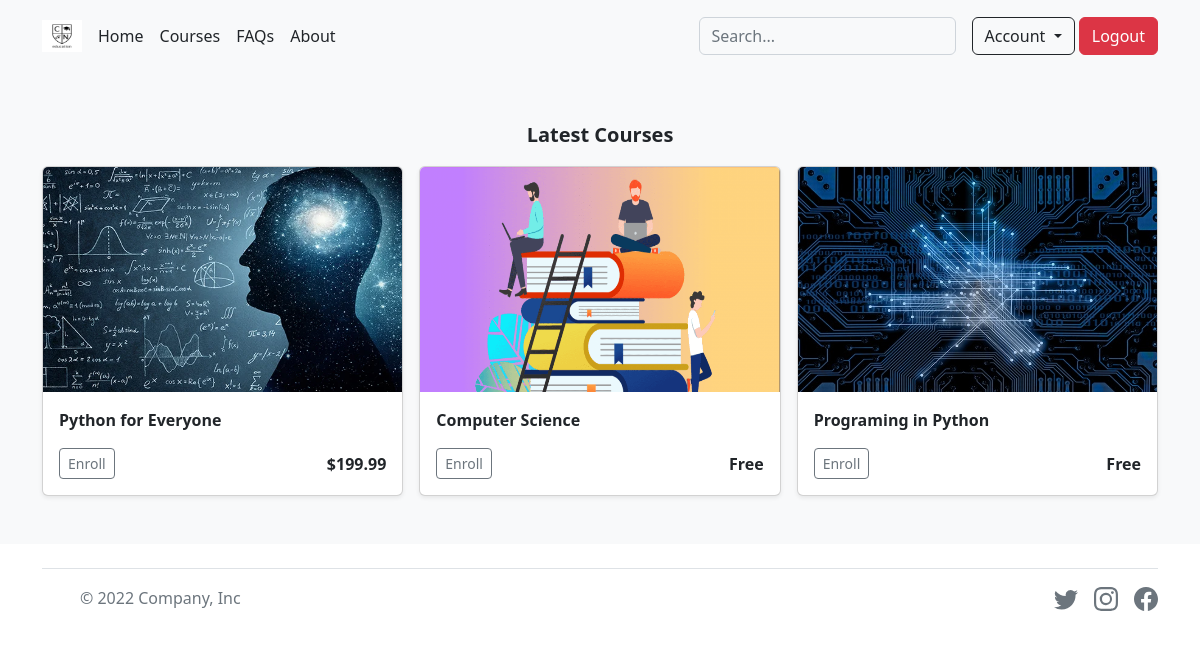
Before: /account (signed in) with the older database file.
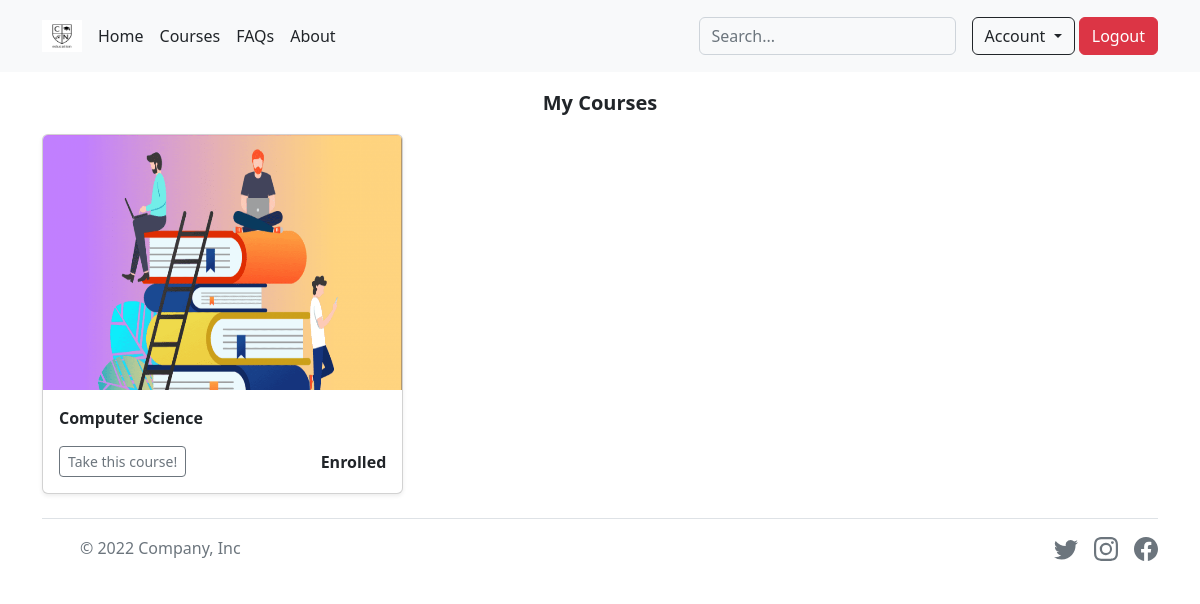
After: the same page with the newer database file.
### tables this page shows
CREATE TABLE 'courses' (id INTEGER PRIMARY KEY AUTOINCREMENT NOT NULL,'price' NUMERIC NOT NULL, name TEXT NOT NULL);

CREATE TABLE users_courses (id INTEGER PRIMARY KEY AUTOINCREMENT NOT NULL, user_id INT NOT NULL, course_id INT NOT NULL);

### app.py (the view)
@app.route("/account")
@login_required
def account():
    users_courses = db.execute("SELECT * FROM users_courses, courses WHERE courses.id = users_courses.course_id AND user_id = ?",
         session["user_id"])
    if len(users_courses) == 0:
        free = db.execute("SELECT * FROM courses ORDER BY id DESC LIMIT 3")
        return render_template("account.html", frees = free)
    return render_template("account.html", ids = users_courses)

### app.py (called while the page is built)
@app.after_request
def after_request(response):
    response.headers["Cache-Control"] = "no-cache, no-store, must-revalidate"
    response.headers["Expires"] = 0
    response.headers["Pragma"] = "no-cache"
    return response

### helpers.py (called while the page is built)
def login_required(f):
    @wraps(f)
    def decorated_function(*args, **kwargs):
        if session.get("user_id") is None:
            return redirect("/login")
        return f(*args, **kwargs)
    return decorated_function

### templates/account.html (shortened to what this page needs)
{% extends "layout.html" %}
{% block main %}
{% if ids %}
<div>
<p class="fs-5 fw-semibold text-center">My Courses</p>
<div class="album">
  <div class="container">
    <div class="row row-cols-1 row-cols-sm-3 row-cols-md-3 g-3">
      {% for id in ids %}
      <form action="/course" method="post">
      <div class="col">
        <div class="card shadow-sm">
          <img src="../static/images/courses/{{ id.id }}.png" class="bd-placeholder-img card-img-top" width="100%" height="255" alt="...">
          <div class="card-body">
            <p class="card-text fw-bold">{{ id.name }}</p>
            <div class="d-flex justify-content-between align-items-center">
              <div class="btn-group">
                <button class="btn btn-sm btn-outline-secondary" id="id" name="id" value="{{ id.id }}">Take this course!</a>
              </div>
              <small class="fs-6 fw-semibold">Enrolled</small>
            </div>
          </div>
        </div>
      </div>
    </form>
      {% endfor %}
    </div>
  </div>
</div>
{% else %}
<div class="album py-5 bg-light">
  <div class="container">
    <p class="text-center fs-5 fw-semibold">Latest Courses</p>
    <div class="row row-cols-1 row-cols-sm-2 row-cols-md-3 g-3">
      {% for free in frees %}
      <form action="/info" method="get">
      <div class="col">
        <div class="card shadow-sm">
          <img src="../static/images/courses/{{ free.id }}.png" class="bd-placeholder-img card-img-top" width="100%" height="225" alt="...">
          <div class="card-body">
            <p class="card-text fw-bold">{{ free.name }}</p>
            <div class="d-flex justify-content-between align-items-center">
              <div class="btn-group">
                <button class="btn btn-sm btn-outline-secondary" id="id" name="id" value="{{ free.id }}">Enroll</a>
              </div>
              <small class="fs-6 fw-semibold">{% if free.price == 0 %}Free{% else %}${{ free.price }}{% endif %}</small>
            </div>
          </div>
        </div>
      </div>
    </form>
      {% endfor %}
    </div>
  </div>
</div>
{% endif %}
{% endblock %}

### templates/layout.html (shortened to what this page needs)
<!DOCTYPE html>
<html lang="eng">
    <head>
        <link href="https://cdn.jsdelivr.net/npm/bootstrap@5.2.0/dist/css/bootstrap.min.css" rel="stylesheet">
    </head>
    <body>
      <link href="../static/css.css" rel="stylesheet">
        <header class="p-3 text-bg-light sticky-sm-top">
            <div class="container">
              <div class="d-flex flex-wrap align-items-center justify-content-center justify-content-lg-start">
                <a href="/" class="d-flex align-items-center mb-2 mb-lg-0 text-white text-decoration-none">
                  <img class="bi me-2" width="40" height="32" role="img" aria-label="Bootstrap" src="../static/images/logo/logo2.png"></img>
                </a>
                {% if session["user_id"] %}
                <ul class="nav col-12 col-lg-auto me-lg-auto mb-2 justify-content-center mb-md-0">
                    <li><a href="/" class="nav-link px-2 text-dark">Home</a></li>
                    <li><a href="/courses" class="nav-link px-2 text-dark">Courses</a></li>
                    <li><a href="/faq" class="nav-link px-2 text-dark">FAQs</a></li>
                    <li><a href="/about" class="nav-link px-2 text-dark">About</a></li>
                  </ul>
                  <form action="/search" method="get" class="col-12 col-lg-auto mb-3 mb-lg-0 me-lg-3" role="search">
                    <input type="search" class="form-control form-control-light text-bg-light" name="q" placeholder="Search..." aria-label="Search">
                  </form>
                  <div class="text-end">
                    <div class="btn-group" role="group">
                      <button type="button" class="btn btn-outline-dark dropdown-toggle" data-bs-toggle="dropdown" aria-expanded="false">
                        Account
                      </button>
                    </div>
                    <a class="btn btn-danger" href="/logout" role="button">Logout</a>
                  </div>
                {% endif %}
              </div>
            </div>
          </header>
        <main>
            {% block main %}{% endblock %}
        </main>
        <div class="container">
            <footer class="d-flex flex-wrap justify-content-between align-items-center py-3 my-4 border-top">
              <div class="col-md-4 d-flex align-items-center">
                <a href="/" class="mb-3 me-2 mb-md-0 text-muted text-decoration-none lh-1">
                  <svg class="bi" width="30" height="24"><use xlink:href="#bootstrap"></use></svg>
                </a>
                <span class="mb-3 mb-md-0 text-muted">© 2022 Company, Inc</span>
              </div>
              <ul class="nav col-md-4 justify-content-end list-unstyled d-flex">
                <li class="ms-3"><a class="text-muted" href="#"></use></svg></a></li>
                <li class="ms-3"><a class="text-muted" href="#"></use></svg></a></li>
                <li class="ms-3"><a class="text-muted" href="#"></use></svg></a></li>
              </ul>
            </footer>
          </div>
    </body>
</html>

Changed rows visible on the page:
no longer on this page (row unchanged): courses: shows a picture, name "Python for Everyone", {{ free.id }} 4 (drawn), price "199.99"
no longer on this page (row unchanged): courses: shows a picture, name "Computer Science", {{ free.id }} 3 (drawn), price "Free"
no longer on this page (row unchanged): courses: shows a picture, name "Programing in Python", {{ free.id }} 2 (drawn), price "Free"
added users_courses: name "Computer Science", {{ id.id }} 3 (drawn)
Other visible differences:
text no longer shown: "Latest Courses"
text now shown: "My Courses"
